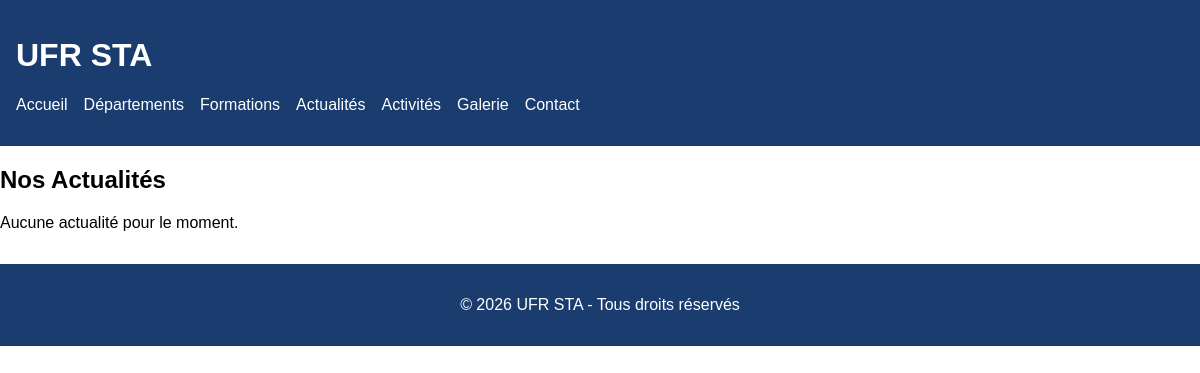
Before: /actualites with the older database file.
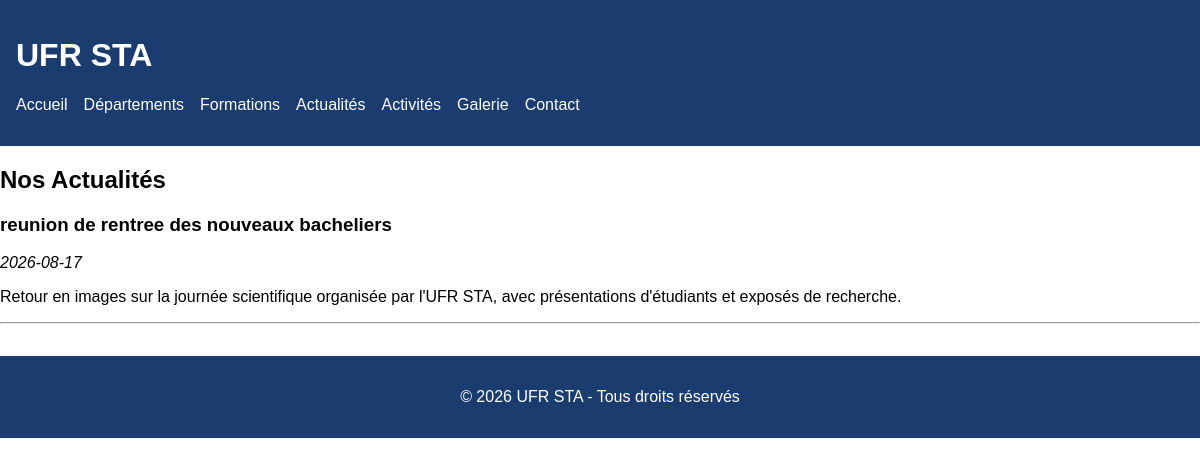
After: the same page with the newer database file.
### app.py (models this page shows)
class Actualite(db.Model):
    id = db.Column(db.Integer, primary_key=True)
    titre = db.Column(db.String(200), nullable=False)
    date = db.Column(db.String(50), nullable=False)
    description = db.Column(db.Text, nullable=False)
    photo = db.Column(db.String(200), nullable=True)

### app.py (the view)
@app.route('/actualites')
def actualites():
    toutes_actualites = Actualite.query.all()
    return render_template('actualites.html', actualites=toutes_actualites)

### templates/actualites.html (shortened to what this page needs)
{% extends "base.html" %}
{% block contenu %}
<h2>Nos Actualités</h2>
{% if actualites %}
    {% for actu in actualites %}
        <div class="actualite">
            <h3>{{ actu.titre }}</h3>
            <p><em>{{ actu.date }}</em></p>
            <p>{{ actu.description }}</p>
        </div>
        <hr>
    {% endfor %}
{% else %}
    <p>Aucune actualité pour le moment.</p>
{% endif %}
{% endblock %}

### templates/base.html (shortened to what this page needs)
<!DOCTYPE html>
<html lang="fr">
<head>
    <link rel="stylesheet" href="{{ url_for('static', filename='css/style.css') }}">
</head>
<body>
    <header>
        <h1>UFR STA</h1>
        <nav>
            <ul>
                <li><a href="/">Accueil</a></li>
                <li><a href="/departements">Départements</a></li>
                <li><a href="/formations">Formations</a></li>
                <li><a href="/actualites">Actualités</a></li>
                <li><a href="/activites">Activités</a></li>
                <li><a href="/galerie">Galerie</a></li>
                <li><a href="/contact">Contact</a></li>
            </ul>
        </nav>
    </header>
    <main>
        {% block contenu %}
        {% endblock %}
    </main>
    <footer>
        <p>&copy; 2026 UFR STA - Tous droits réservés</p>
    </footer>
</body>
</html>

### static/css/style.css (style rules this page uses)
body { font-family: Arial, sans-serif; margin: 0; padding: 0; }
header { background-color: #1a3c6e; color: white; padding: 1rem; }
nav ul { list-style: none; display: flex; gap: 1rem; padding: 0; }
nav a { color: white; text-decoration: none; }
footer { background-color: #1a3c6e; color: white; text-align: center; padding: 1rem; margin-top: 2rem; }

Changed rows visible on the page:
added Actualite: titre "reunion de rentree des nouveaux bacheliers", date "2026-08-17", description "Retour en images sur la journée scientifique organisée par l'UFR STA, avec présentations d'étudiants et exposés de recherche."
Other visible differences:
text no longer shown: "Aucune actualité pour le moment."
